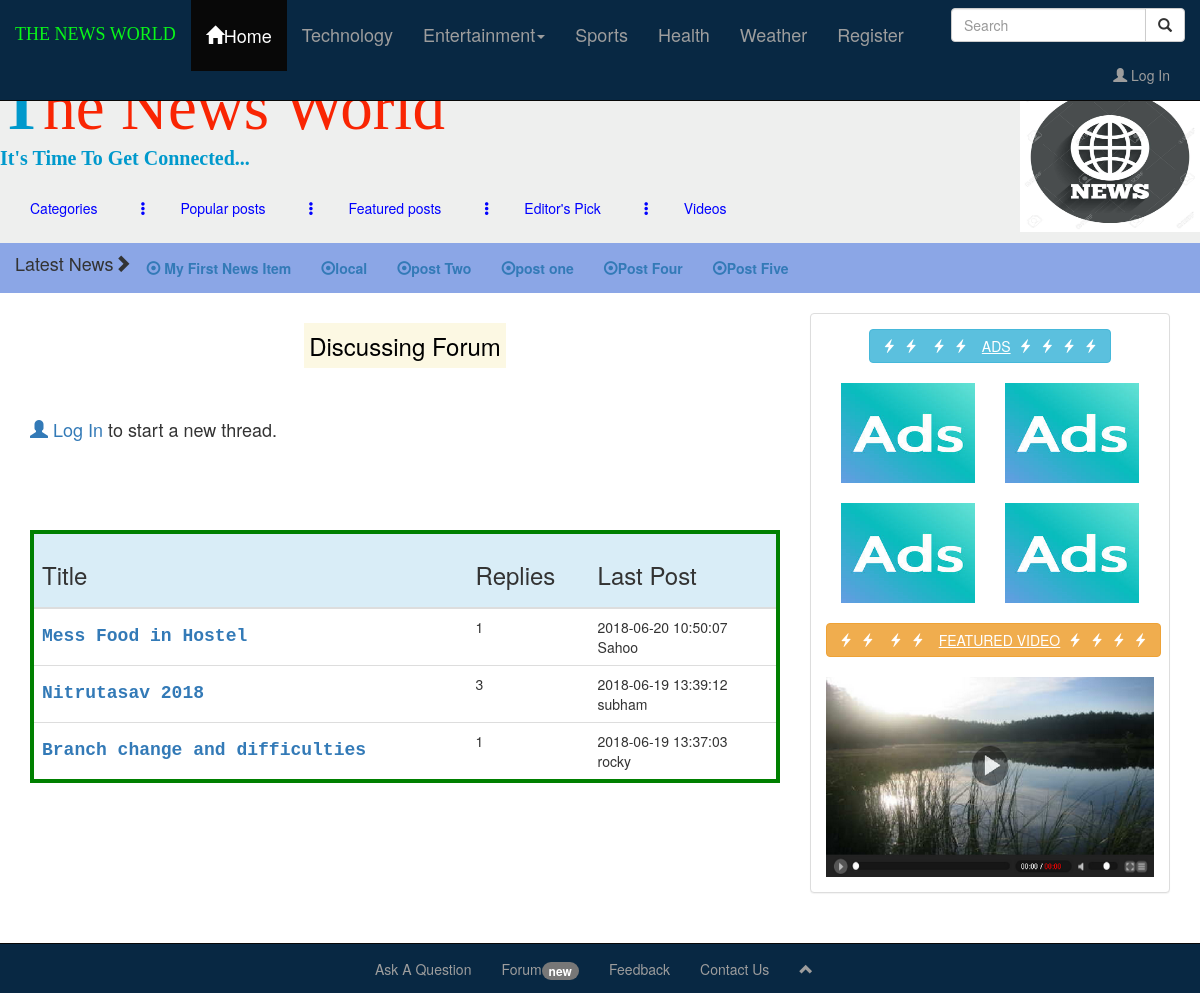
/forum, run on an earlier commit of the app's database.
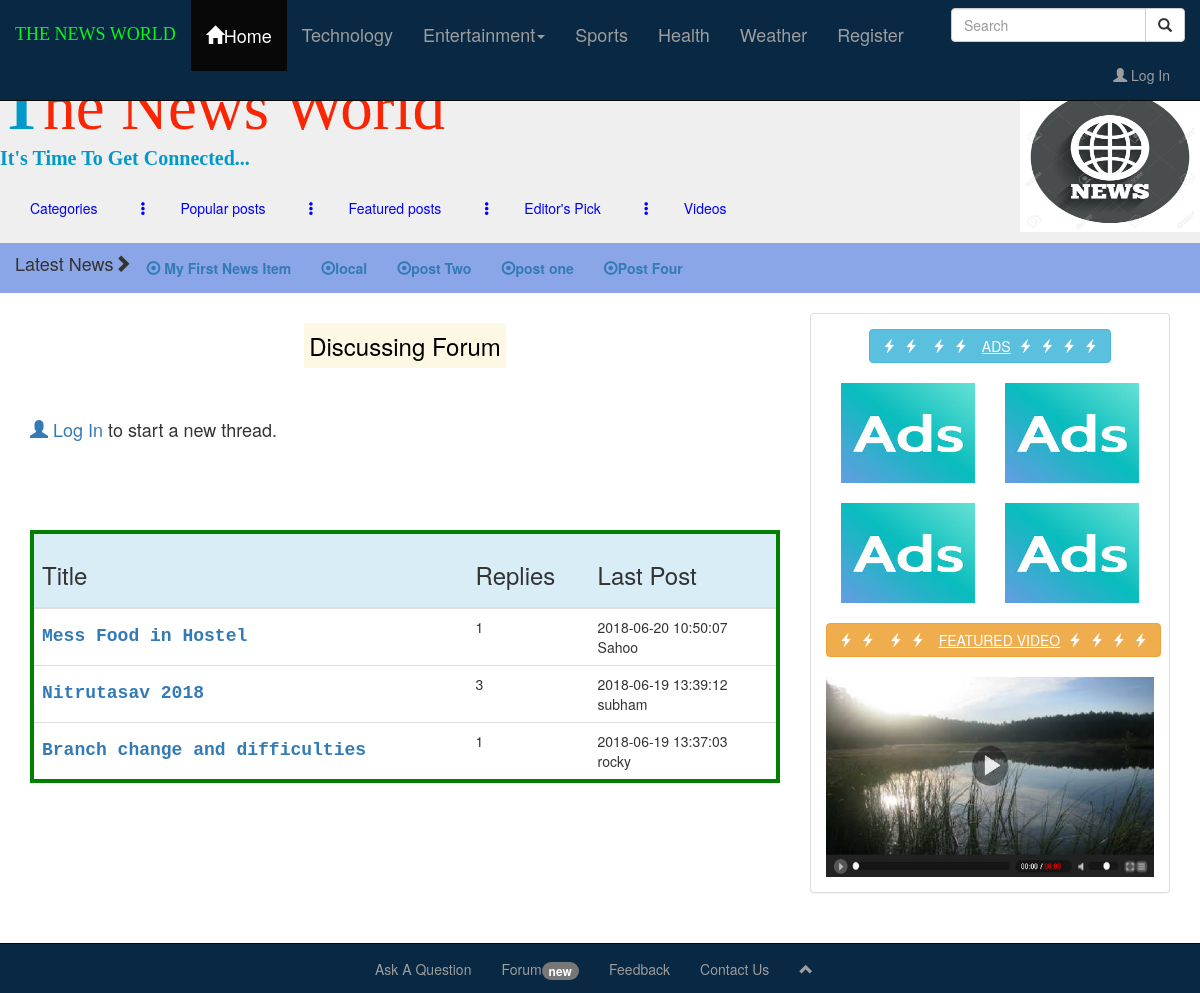
And on a later commit of the database.
### tables this page shows
CREATE TABLE `posts` (
  `id` int(11) NOT NULL,
  `category_id` int(11) NOT NULL,
  `featured` int(11) NOT NULL DEFAULT '0',
  `user_id` int(11) NOT NULL,
  `views` int(11) NOT NULL DEFAULT '0',
  `comments` int(11) NOT NULL DEFAULT '0',
  `title` varchar(255) NOT NULL,
  `slug` varchar(255) NOT NULL,
  `post_image` varchar(255) NOT NULL DEFAULT 'noimage.jpg',
  `body` text NOT NULL,
  `created_at` timestamp NOT NULL DEFAULT CURRENT_TIMESTAMP
);

CREATE TABLE `forum` (
  `id` int(11) NOT NULL,
  `reply` int(11) NOT NULL DEFAULT '0',
  `title` varchar(255) NOT NULL,
  `username` varchar(255) NOT NULL,
  `slug` varchar(255) NOT NULL,
  `body` text NOT NULL,
  `created_at` timestamp NOT NULL DEFAULT CURRENT_TIMESTAMP
);

### application/controllers/forum.php (called while the page is built, shortened)
<?php
	class Forum extends CI_Controller{
		public function add(){
			$data['posts'] = $this->post_model->get_posts();
			$data['title'] = 'Discussing Forum';
			$data['forum']=$this->forum_model->get_forum();
			$data['count']=0;
			$this->load->view('templates/header',$data);
			$this->load->view('forum/add',$data);
			$this->load->view('templates/footer');
		}
	}

### index.php (called while the page is built, shortened)
<?php
require_once BASEPATH.'core/CodeIgniter.php';

### application/models/post_model.php (called while the page is built, shortened)
<?php
   class Post_model extends CI_Model
   {
    public function get_posts($slug = FALSE, $limit = FALSE, $offset = FALSE)
   {
			if($slug == FALSE){
				$this->db->order_by('posts.id', 'DESC');
				$this->db->join('categories', 'categories.id = posts.category_id');
				$query = $this->db->get('posts');
				return $query->result_array();
   }
      $query = $this->db->get_where('posts', array('slug' => $slug));
   		return $query->row_array();
   	}
 }

### application/models/forum_model.php (called while the page is built, shortened)
<?php
   class Forum_model extends CI_Model
   {
    public function get_forum($slug = FALSE)
   {
			if($slug == FALSE){
				$this->db->order_by('id', 'DESC');
				$query = $this->db->get('forum');
				return $query->result_array();
            }
      $query = $this->db->get_where('forum', array('slug' => $slug));
   		return $query->row_array();
   	}
   }

### application/views/forum/add.php (the view, shortened to what the changed rows need)
<div class="container-fluid">
    <div class="row">
    <div class="col-sm-8 col-md-8 col-lg-8" >
    	<br><br>
        <br>
        <br>
        <br><br>
    	<table class="table table-hover" style="border:4px solid green;">
	    <thead>
	      <tr class="info">
	        <th><h3>Title</h3></th>
	        <th><h3>Replies</h3></th>
	        <th><h3>Last Post</th>
	      </tr>
	    </thead>
	    <tbody>
	    	<?php foreach($forum as $post) : ?>
	      <tr>
	        <td><a href="<?php echo site_url('/forum/'.$post['slug']);?>"><h4 style="font-family: courier;"><strong><?php echo $post['title']; ?></strong></h4></a></td>
	        <td><?php echo $post['reply']; ?></td>
	        <td>
	        	<?php echo $post['created_at'];?><br>
	        	<?php echo $post['username'];?>
	        </td>
	      </tr>
	      <?php endforeach; ?>
	    </tbody>
	  	</table>
    </div>
</div>
</div>

### application/views/templates/header.php (shortened to what the changed rows need)
<!DOCTYPE html>
<html lang="en">
<head>
  <link rel="stylesheet" href="https://maxcdn.bootstrapcdn.com/bootstrap/3.3.7/css/bootstrap.min.css">
  <link rel="stylesheet"  href="<?php echo base_url();?>/assets/css/style.css">
 </head>
 <body>
 <div class="navbar-collapse collapse" style="background-color: #8BA6E6">
       <ul class="nav navbar-nav navbar-left">
      <?php foreach($posts as $post) : ?>
        <li><a href="<?php echo site_url('/posts/'.$post['slug']);?>"><span class="glyphicon glyphicon-record"></span><strong><?php echo $post['title']; ?></strong></a></li>
      <?php endforeach; ?>
      </ul>
    </div>
 <div class="container-fluid">

What changed in the data, as far as the page shows it:
removed posts: title "Post Five"
